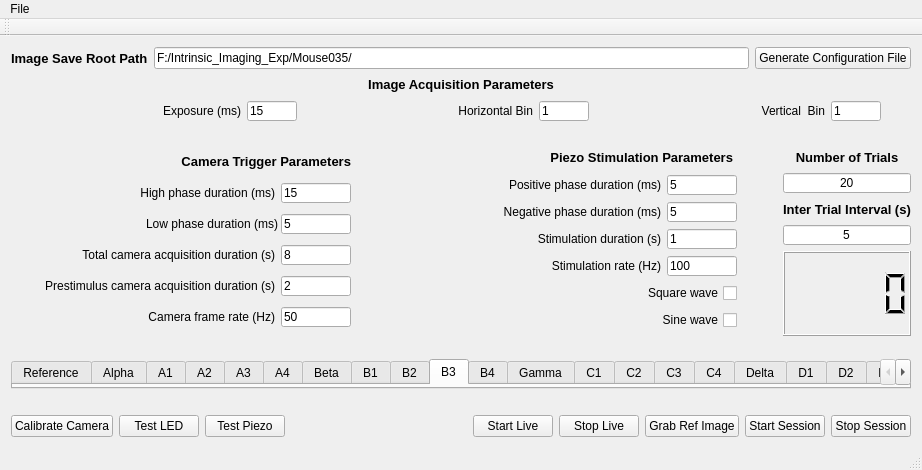
<?xml version="1.0" encoding="UTF-8"?>
<ui version="4.0">
 <class>MainWindow</class>
 <widget class="QMainWindow" name="MainWindow">
  <property name="geometry">
   <rect>
    <x>0</x>
    <y>0</y>
    <width>922</width>
    <height>470</height>
   </rect>
  </property>
  <property name="font">
   <font>
    <family>MS Sans Serif</family>
   </font>
  </property>
  <property name="mouseTracking">
   <bool>false</bool>
  </property>
  <property name="windowTitle">
   <string>IMAGER_v2.0</string>
  </property>
  <property name="autoFillBackground">
   <bool>true</bool>
  </property>
  <widget class="QWidget" name="centralWidget">
   <layout class="QGridLayout" name="gridLayout_5">
    <item row="0" column="0">
     <layout class="QGridLayout" name="gridLayout_2">
      <item row="0" column="0">
       <layout class="QGridLayout" name="gridLayout_4">
        <item row="0" column="0">
         <widget class="QLabel" name="label_savePath">
          <property name="font">
           <font>
            <family>MS UI Gothic</family>
            <pointsize>10</pointsize>
            <weight>75</weight>
            <bold>true</bold>
           </font>
          </property>
          <property name="text">
           <string>Image Save Root Path</string>
          </property>
         </widget>
        </item>
        <item row="0" column="1">
         <widget class="QLineEdit" name="lineEdit_savePath">
          <property name="text">
           <string>F:/Intrinsic_Imaging_Exp/Mouse035/</string>
          </property>
         </widget>
        </item>
        <item row="0" column="2">
         <widget class="QPushButton" name="pushButton_savePath">
          <property name="text">
           <string>Generate Configuration File</string>
          </property>
         </widget>
        </item>
       </layout>
      </item>
      <item row="1" column="0">
       <layout class="QVBoxLayout" name="verticalLayout_4">
        <property name="sizeConstraint">
         <enum>QLayout::SetFixedSize</enum>
        </property>
        <item>
         <widget class="QLabel" name="label_imageParams">
          <property name="sizePolicy">
           <sizepolicy hsizetype="Fixed" vsizetype="Fixed">
            <horstretch>0</horstretch>
            <verstretch>0</verstretch>
           </sizepolicy>
          </property>
          <property name="maximumSize">
           <size>
            <width>1200</width>
            <height>20</height>
           </size>
          </property>
          <property name="font">
           <font>
            <family>MS UI Gothic</family>
            <pointsize>10</pointsize>
            <weight>75</weight>
            <bold>true</bold>
           </font>
          </property>
          <property name="frameShape">
           <enum>QFrame::NoFrame</enum>
          </property>
          <property name="frameShadow">
           <enum>QFrame::Plain</enum>
          </property>
          <property name="text">
           <string>Image Acquisition Parameters</string>
          </property>
          <property name="textFormat">
           <enum>Qt::RichText</enum>
          </property>
          <property name="alignment">
           <set>Qt::AlignCenter</set>
          </property>
         </widget>
        </item>
        <item>
         <layout class="QHBoxLayout" name="horizontalLayout_38">
          <property name="sizeConstraint">
           <enum>QLayout::SetFixedSize</enum>
          </property>
          <item>
           <layout class="QHBoxLayout" name="horizontalLayout_29">
            <property name="sizeConstraint">
             <enum>QLayout::SetFixedSize</enum>
            </property>
            <item>
             <widget class="QLabel" name="label_imageParams_exposure">
              <property name="sizePolicy">
               <sizepolicy hsizetype="Preferred" vsizetype="Fixed">
                <horstretch>0</horstretch>
                <verstretch>0</verstretch>
               </sizepolicy>
              </property>
              <property name="maximumSize">
               <size>
                <width>200</width>
                <height>20</height>
               </size>
              </property>
              <property name="frameShape">
               <enum>QFrame::NoFrame</enum>
              </property>
              <property name="text">
               <string>Exposure (ms)</string>
              </property>
              <property name="alignment">
               <set>Qt::AlignRight|Qt::AlignTrailing|Qt::AlignVCenter</set>
              </property>
             </widget>
            </item>
            <item>
             <widget class="QLineEdit" name="lineEdit_imageParams_exposure">
              <property name="sizePolicy">
               <sizepolicy hsizetype="Preferred" vsizetype="Fixed">
                <horstretch>0</horstretch>
                <verstretch>0</verstretch>
               </sizepolicy>
              </property>
              <property name="maximumSize">
               <size>
                <width>50</width>
                <height>20</height>
               </size>
              </property>
              <property name="text">
               <string>15</string>
              </property>
             </widget>
            </item>
           </layout>
          </item>
          <item>
           <layout class="QHBoxLayout" name="horizontalLayout_31">
            <property name="sizeConstraint">
             <enum>QLayout::SetFixedSize</enum>
            </property>
            <item>
             <widget class="QLabel" name="label_imageParams_xBin">
              <property name="sizePolicy">
               <sizepolicy hsizetype="Preferred" vsizetype="Fixed">
                <horstretch>0</horstretch>
                <verstretch>0</verstretch>
               </sizepolicy>
              </property>
              <property name="maximumSize">
               <size>
                <width>200</width>
                <height>20</height>
               </size>
              </property>
              <property name="frameShape">
               <enum>QFrame::NoFrame</enum>
              </property>
              <property name="text">
               <string>Horizontal Bin</string>
              </property>
              <property name="alignment">
               <set>Qt::AlignRight|Qt::AlignTrailing|Qt::AlignVCenter</set>
              </property>
             </widget>
            </item>
            <item>
             <widget class="QLineEdit" name="lineEdit_imageParameters_xBin">
              <property name="sizePolicy">
               <sizepolicy hsizetype="Preferred" vsizetype="Fixed">
                <horstretch>0</horstretch>
                <verstretch>0</verstretch>
               </sizepolicy>
              </property>
              <property name="maximumSize">
               <size>
                <width>50</width>
                <height>20</height>
               </size>
              </property>
              <property name="text">
               <string>1</string>
              </property>
             </widget>
            </item>
           </layout>
          </item>
          <item>
           <layout class="QHBoxLayout" name="horizontalLayout_33">
            <property name="sizeConstraint">
             <enum>QLayout::SetFixedSize</enum>
            </property>
            <item>
             <widget class="QLabel" name="label_imageParams_yBin">
              <property name="sizePolicy">
               <sizepolicy hsizetype="Preferred" vsizetype="Fixed">
                <horstretch>0</horstretch>
                <verstretch>0</verstretch>
               </sizepolicy>
              </property>
              <property name="maximumSize">
               <size>
                <width>200</width>
                <height>20</height>
               </size>
              </property>
              <property name="frameShape">
               <enum>QFrame::NoFrame</enum>
              </property>
              <property name="text">
               <string>Vertical  Bin</string>
              </property>
              <property name="alignment">
               <set>Qt::AlignRight|Qt::AlignTrailing|Qt::AlignVCenter</set>
              </property>
             </widget>
            </item>
            <item>
             <widget class="QLineEdit" name="lineEdit_imageParameters_yBin">
              <property name="sizePolicy">
               <sizepolicy hsizetype="Fixed" vsizetype="Preferred">
                <horstretch>0</horstretch>
                <verstretch>0</verstretch>
               </sizepolicy>
              </property>
              <property name="maximumSize">
               <size>
                <width>50</width>
                <height>20</height>
               </size>
              </property>
              <property name="text">
               <string>1</string>
              </property>
             </widget>
            </item>
           </layout>
          </item>
         </layout>
        </item>
       </layout>
      </item>
      <item row="2" column="0">
       <spacer name="verticalSpacer_4">
        <property name="orientation">
         <enum>Qt::Vertical</enum>
        </property>
        <property name="sizeType">
         <enum>QSizePolicy::Fixed</enum>
        </property>
        <property name="sizeHint" stdset="0">
         <size>
          <width>20</width>
          <height>20</height>
         </size>
        </property>
       </spacer>
      </item>
      <item row="3" column="0">
       <layout class="QHBoxLayout" name="horizontalLayout_41">
        <item>
         <layout class="QVBoxLayout" name="verticalLayout_3">
          <item>
           <widget class="QLabel" name="label_cameraParams">
            <property name="maximumSize">
             <size>
              <width>470</width>
              <height>20</height>
             </size>
            </property>
            <property name="font">
             <font>
              <family>MS UI Gothic</family>
              <pointsize>10</pointsize>
              <weight>75</weight>
              <bold>true</bold>
             </font>
            </property>
            <property name="frameShape">
             <enum>QFrame::NoFrame</enum>
            </property>
            <property name="text">
             <string>Camera Trigger Parameters</string>
            </property>
            <property name="textFormat">
             <enum>Qt::RichText</enum>
            </property>
            <property name="alignment">
             <set>Qt::AlignRight|Qt::AlignTrailing|Qt::AlignVCenter</set>
            </property>
           </widget>
          </item>
          <item>
           <layout class="QHBoxLayout" name="horizontalLayout_37">
            <property name="sizeConstraint">
             <enum>QLayout::SetFixedSize</enum>
            </property>
            <property name="leftMargin">
             <number>0</number>
            </property>
            <item>
             <widget class="QLabel" name="label_cameraParams_durationHigh">
              <property name="sizePolicy">
               <sizepolicy hsizetype="Preferred" vsizetype="Fixed">
                <horstretch>0</horstretch>
                <verstretch>0</verstretch>
               </sizepolicy>
              </property>
              <property name="maximumSize">
               <size>
                <width>400</width>
                <height>20</height>
               </size>
              </property>
              <property name="frameShape">
               <enum>QFrame::NoFrame</enum>
              </property>
              <property name="text">
               <string>High phase duration (ms)</string>
              </property>
              <property name="alignment">
               <set>Qt::AlignRight|Qt::AlignTrailing|Qt::AlignVCenter</set>
              </property>
             </widget>
            </item>
            <item>
             <widget class="QLineEdit" name="lineEdit_cameraParams_durationHigh">
              <property name="sizePolicy">
               <sizepolicy hsizetype="Expanding" vsizetype="Fixed">
                <horstretch>0</horstretch>
                <verstretch>0</verstretch>
               </sizepolicy>
              </property>
              <property name="maximumSize">
               <size>
                <width>70</width>
                <height>20</height>
               </size>
              </property>
              <property name="text">
               <string>15</string>
              </property>
             </widget>
            </item>
           </layout>
          </item>
          <item>
           <layout class="QHBoxLayout" name="horizontalLayout_35">
            <property name="spacing">
             <number>3</number>
            </property>
            <property name="sizeConstraint">
             <enum>QLayout::SetFixedSize</enum>
            </property>
            <property name="leftMargin">
             <number>0</number>
            </property>
            <property name="topMargin">
             <number>0</number>
            </property>
            <item>
             <widget class="QLabel" name="label_cameraParams_durationLow">
              <property name="maximumSize">
               <size>
                <width>400</width>
                <height>20</height>
               </size>
              </property>
              <property name="frameShape">
               <enum>QFrame::NoFrame</enum>
              </property>
              <property name="text">
               <string>Low phase duration (ms)</string>
              </property>
              <property name="alignment">
               <set>Qt::AlignRight|Qt::AlignTrailing|Qt::AlignVCenter</set>
              </property>
             </widget>
            </item>
            <item>
             <widget class="QLineEdit" name="lineEdit_cameraParams_durationLow">
              <property name="maximumSize">
               <size>
                <width>70</width>
                <height>20</height>
               </size>
              </property>
              <property name="text">
               <string>5</string>
              </property>
             </widget>
            </item>
           </layout>
          </item>
          <item>
           <layout class="QHBoxLayout" name="horizontalLayout_34">
            <property name="sizeConstraint">
             <enum>QLayout::SetFixedSize</enum>
            </property>
            <property name="leftMargin">
             <number>0</number>
            </property>
            <property name="topMargin">
             <number>0</number>
            </property>
            <item>
             <widget class="QLabel" name="label_cameraParams_PreStimDuration">
              <property name="maximumSize">
               <size>
                <width>400</width>
                <height>20</height>
               </size>
              </property>
              <property name="frameShape">
               <enum>QFrame::NoFrame</enum>
              </property>
              <property name="text">
               <string>Total camera acquisition duration (s)</string>
              </property>
              <property name="alignment">
               <set>Qt::AlignRight|Qt::AlignTrailing|Qt::AlignVCenter</set>
              </property>
             </widget>
            </item>
            <item>
             <widget class="QLineEdit" name="lineEdit_cameraParams_PreStimDuration">
              <property name="maximumSize">
               <size>
                <width>70</width>
                <height>20</height>
               </size>
              </property>
              <property name="text">
               <string>8</string>
              </property>
             </widget>
            </item>
           </layout>
          </item>
          <item>
           <layout class="QHBoxLayout" name="horizontalLayout_36">
            <property name="sizeConstraint">
             <enum>QLayout::SetFixedSize</enum>
            </property>
            <property name="leftMargin">
             <number>0</number>
            </property>
            <item>
             <widget class="QLabel" name="label_cameraParams_StimPostStimDuration">
              <property name="maximumSize">
               <size>
                <width>400</width>
                <height>20</height>
               </size>
              </property>
              <property name="frameShape">
               <enum>QFrame::NoFrame</enum>
              </property>
              <property name="text">
               <string>Prestimulus camera acquisition duration (s)</string>
              </property>
              <property name="alignment">
               <set>Qt::AlignRight|Qt::AlignTrailing|Qt::AlignVCenter</set>
              </property>
             </widget>
            </item>
            <item>
             <widget class="QLineEdit" name="lineEdit_cameraParams_StimPostStimDuration">
              <property name="maximumSize">
               <size>
                <width>70</width>
                <height>20</height>
               </size>
              </property>
              <property name="text">
               <string>2</string>
              </property>
             </widget>
            </item>
           </layout>
          </item>
          <item>
           <layout class="QHBoxLayout" name="horizontalLayout_40">
            <property name="sizeConstraint">
             <enum>QLayout::SetFixedSize</enum>
            </property>
            <property name="leftMargin">
             <number>0</number>
            </property>
            <item>
             <widget class="QLabel" name="label_cameraParams_FrameRate">
              <property name="maximumSize">
               <size>
                <width>400</width>
                <height>20</height>
               </size>
              </property>
              <property name="frameShape">
               <enum>QFrame::NoFrame</enum>
              </property>
              <property name="text">
               <string>Camera frame rate (Hz)</string>
              </property>
              <property name="alignment">
               <set>Qt::AlignRight|Qt::AlignTrailing|Qt::AlignVCenter</set>
              </property>
             </widget>
            </item>
            <item>
             <widget class="QLineEdit" name="lineEdit_cameraParams_FrameRate">
              <property name="maximumSize">
               <size>
                <width>70</width>
                <height>20</height>
               </size>
              </property>
              <property name="text">
               <string>50</string>
              </property>
             </widget>
            </item>
           </layout>
          </item>
         </layout>
        </item>
        <item>
         <spacer name="horizontalSpacer">
          <property name="orientation">
           <enum>Qt::Horizontal</enum>
          </property>
          <property name="sizeType">
           <enum>QSizePolicy::Fixed</enum>
          </property>
          <property name="sizeHint" stdset="0">
           <size>
            <width>40</width>
            <height>20</height>
           </size>
          </property>
         </spacer>
        </item>
        <item>
         <layout class="QVBoxLayout" name="verticalLayout_2">
          <item>
           <widget class="QLabel" name="label_stimulationParams">
            <property name="maximumSize">
             <size>
              <width>470</width>
              <height>20</height>
             </size>
            </property>
            <property name="font">
             <font>
              <family>MS UI Gothic</family>
              <pointsize>10</pointsize>
              <weight>75</weight>
              <bold>true</bold>
             </font>
            </property>
            <property name="layoutDirection">
             <enum>Qt::LeftToRight</enum>
            </property>
            <property name="frameShape">
             <enum>QFrame::NoFrame</enum>
            </property>
            <property name="frameShadow">
             <enum>QFrame::Plain</enum>
            </property>
            <property name="text">
             <string>Piezo Stimulation Parameters</string>
            </property>
            <property name="textFormat">
             <enum>Qt::RichText</enum>
            </property>
            <property name="alignment">
             <set>Qt::AlignRight|Qt::AlignTrailing|Qt::AlignVCenter</set>
            </property>
            <property name="margin">
             <number>-1</number>
            </property>
            <property name="indent">
             <number>4</number>
            </property>
           </widget>
          </item>
          <item>
           <layout class="QHBoxLayout" name="horizontalLayout_32">
            <property name="sizeConstraint">
             <enum>QLayout::SetFixedSize</enum>
            </property>
            <property name="leftMargin">
             <number>0</number>
            </property>
            <item>
             <widget class="QLabel" name="label_stimulationParams_durationHigh">
              <property name="sizePolicy">
               <sizepolicy hsizetype="Preferred" vsizetype="Fixed">
                <horstretch>0</horstretch>
                <verstretch>0</verstretch>
               </sizepolicy>
              </property>
              <property name="maximumSize">
               <size>
                <width>300</width>
                <height>20</height>
               </size>
              </property>
              <property name="frameShape">
               <enum>QFrame::NoFrame</enum>
              </property>
              <property name="text">
               <string>Positive phase duration (ms)</string>
              </property>
              <property name="alignment">
               <set>Qt::AlignRight|Qt::AlignTrailing|Qt::AlignVCenter</set>
              </property>
             </widget>
            </item>
            <item>
             <widget class="QLineEdit" name="lineEdit_stimulationParams_durationHigh">
              <property name="maximumSize">
               <size>
                <width>70</width>
                <height>20</height>
               </size>
              </property>
              <property name="text">
               <string>5</string>
              </property>
             </widget>
            </item>
           </layout>
          </item>
          <item>
           <layout class="QHBoxLayout" name="horizontalLayout_30">
            <property name="sizeConstraint">
             <enum>QLayout::SetFixedSize</enum>
            </property>
            <item>
             <widget class="QLabel" name="label_stimulationParams_durationLow">
              <property name="sizePolicy">
               <sizepolicy hsizetype="Preferred" vsizetype="Fixed">
                <horstretch>0</horstretch>
                <verstretch>0</verstretch>
               </sizepolicy>
              </property>
              <property name="maximumSize">
               <size>
                <width>300</width>
                <height>20</height>
               </size>
              </property>
              <property name="frameShape">
               <enum>QFrame::NoFrame</enum>
              </property>
              <property name="text">
               <string>Negative phase duration (ms)</string>
              </property>
              <property name="alignment">
               <set>Qt::AlignRight|Qt::AlignTrailing|Qt::AlignVCenter</set>
              </property>
             </widget>
            </item>
            <item>
             <widget class="QLineEdit" name="lineEdit_stimulationParams_durationLow">
              <property name="maximumSize">
               <size>
                <width>70</width>
                <height>20</height>
               </size>
              </property>
              <property name="text">
               <string>5</string>
              </property>
             </widget>
            </item>
           </layout>
          </item>
          <item>
           <layout class="QHBoxLayout" name="horizontalLayout_27">
            <item>
             <widget class="QLabel" name="label_stimulationParams_StimDuration">
              <property name="sizePolicy">
               <sizepolicy hsizetype="Preferred" vsizetype="Fixed">
                <horstretch>0</horstretch>
                <verstretch>0</verstretch>
               </sizepolicy>
              </property>
              <property name="maximumSize">
               <size>
                <width>300</width>
                <height>20</height>
               </size>
              </property>
              <property name="frameShape">
               <enum>QFrame::NoFrame</enum>
              </property>
              <property name="text">
               <string>Stimulation duration (s)</string>
              </property>
              <property name="alignment">
               <set>Qt::AlignRight|Qt::AlignTrailing|Qt::AlignVCenter</set>
              </property>
             </widget>
            </item>
            <item>
             <widget class="QLineEdit" name="lineEdit_stimulationParams_StimDuration">
              <property name="maximumSize">
               <size>
                <width>70</width>
                <height>20</height>
               </size>
              </property>
              <property name="text">
               <string>1</string>
              </property>
             </widget>
            </item>
           </layout>
          </item>
          <item>
           <layout class="QHBoxLayout" name="horizontalLayout_28">
            <item>
             <widget class="QLabel" name="label_stimulationParams_StimRate">
              <property name="sizePolicy">
               <sizepolicy hsizetype="Preferred" vsizetype="Fixed">
                <horstretch>0</horstretch>
                <verstretch>0</verstretch>
               </sizepolicy>
              </property>
              <property name="maximumSize">
               <size>
                <width>300</width>
                <height>20</height>
               </size>
              </property>
              <property name="frameShape">
               <enum>QFrame::NoFrame</enum>
              </property>
              <property name="text">
               <string>Stimulation rate (Hz)</string>
              </property>
              <property name="alignment">
               <set>Qt::AlignRight|Qt::AlignTrailing|Qt::AlignVCenter</set>
              </property>
             </widget>
            </item>
            <item>
             <widget class="QLineEdit" name="lineEdit_stimulationParams_StimRate">
              <property name="maximumSize">
               <size>
                <width>70</width>
                <height>20</height>
               </size>
              </property>
              <property name="text">
               <string>100</string>
              </property>
             </widget>
            </item>
           </layout>
          </item>
          <item>
           <widget class="QCheckBox" name="checkBox_square">
            <property name="layoutDirection">
             <enum>Qt::RightToLeft</enum>
            </property>
            <property name="text">
             <string>Square wave</string>
            </property>
           </widget>
          </item>
          <item>
           <widget class="QCheckBox" name="checkBox_sine">
            <property name="layoutDirection">
             <enum>Qt::RightToLeft</enum>
            </property>
            <property name="text">
             <string>Sine wave</string>
            </property>
            <property name="checked">
             <bool>false</bool>
            </property>
           </widget>
          </item>
         </layout>
        </item>
        <item>
         <spacer name="horizontalSpacer_2">
          <property name="orientation">
           <enum>Qt::Horizontal</enum>
          </property>
          <property name="sizeType">
           <enum>QSizePolicy::Fixed</enum>
          </property>
          <property name="sizeHint" stdset="0">
           <size>
            <width>40</width>
            <height>20</height>
           </size>
          </property>
         </spacer>
        </item>
        <item>
         <layout class="QVBoxLayout" name="verticalLayout">
          <item>
           <layout class="QGridLayout" name="gridLayout">
            <item row="0" column="0">
             <widget class="QLabel" name="label_numberTrials">
              <property name="maximumSize">
               <size>
                <width>200</width>
                <height>20</height>
               </size>
              </property>
              <property name="font">
               <font>
                <family>MS UI Gothic</family>
                <pointsize>10</pointsize>
                <weight>75</weight>
                <bold>true</bold>
               </font>
              </property>
              <property name="frameShape">
               <enum>QFrame::NoFrame</enum>
              </property>
              <property name="text">
               <string>Number of Trials</string>
              </property>
              <property name="alignment">
               <set>Qt::AlignCenter</set>
              </property>
             </widget>
            </item>
            <item row="1" column="0">
             <widget class="QLineEdit" name="lineEdit_numberTrials">
              <property name="sizePolicy">
               <sizepolicy hsizetype="Fixed" vsizetype="Fixed">
                <horstretch>0</horstretch>
                <verstretch>0</verstretch>
               </sizepolicy>
              </property>
              <property name="maximumSize">
               <size>
                <width>200</width>
                <height>20</height>
               </size>
              </property>
              <property name="layoutDirection">
               <enum>Qt::LeftToRight</enum>
              </property>
              <property name="text">
               <string>20</string>
              </property>
              <property name="alignment">
               <set>Qt::AlignCenter</set>
              </property>
             </widget>
            </item>
           </layout>
          </item>
          <item>
           <layout class="QGridLayout" name="gridLayout_3">
            <item row="1" column="0">
             <widget class="QLineEdit" name="lineEdit_interTrialInterval">
              <property name="sizePolicy">
               <sizepolicy hsizetype="Fixed" vsizetype="Fixed">
                <horstretch>0</horstretch>
                <verstretch>0</verstretch>
               </sizepolicy>
              </property>
              <property name="maximumSize">
               <size>
                <width>200</width>
                <height>20</height>
               </size>
              </property>
              <property name="layoutDirection">
               <enum>Qt::LeftToRight</enum>
              </property>
              <property name="text">
               <string>5</string>
              </property>
              <property name="alignment">
               <set>Qt::AlignCenter</set>
              </property>
             </widget>
            </item>
            <item row="0" column="0">
             <widget class="QLabel" name="label_interTrialInterval">
              <property name="maximumSize">
               <size>
                <width>200</width>
                <height>20</height>
               </size>
              </property>
              <property name="font">
               <font>
                <family>MS UI Gothic</family>
                <pointsize>10</pointsize>
                <weight>75</weight>
                <bold>true</bold>
               </font>
              </property>
              <property name="frameShape">
               <enum>QFrame::NoFrame</enum>
              </property>
              <property name="text">
               <string>Inter Trial Interval (s)</string>
              </property>
              <property name="alignment">
               <set>Qt::AlignCenter</set>
              </property>
             </widget>
            </item>
           </layout>
          </item>
          <item>
           <widget class="QLCDNumber" name="lcdNumber_forTrials"/>
          </item>
         </layout>
        </item>
       </layout>
      </item>
      <item row="4" column="0">
       <spacer name="verticalSpacer">
        <property name="orientation">
         <enum>Qt::Vertical</enum>
        </property>
        <property name="sizeType">
         <enum>QSizePolicy::Fixed</enum>
        </property>
        <property name="sizeHint" stdset="0">
         <size>
          <width>20</width>
          <height>17</height>
         </size>
        </property>
       </spacer>
      </item>
      <item row="5" column="0">
       <widget class="QTabWidget" name="tab_widget">
        <property name="enabled">
         <bool>true</bool>
        </property>
        <property name="sizePolicy">
         <sizepolicy hsizetype="Preferred" vsizetype="Preferred">
          <horstretch>0</horstretch>
          <verstretch>0</verstretch>
         </sizepolicy>
        </property>
        <property name="maximumSize">
         <size>
          <width>8000</width>
          <height>30</height>
         </size>
        </property>
        <property name="currentIndex">
         <number>9</number>
        </property>
        <property name="iconSize">
         <size>
          <width>14</width>
          <height>14</height>
         </size>
        </property>
        <widget class="QWidget" name="tab_reference">
         <property name="maximumSize">
          <size>
           <width>150</width>
           <height>20</height>
          </size>
         </property>
         <attribute name="title">
          <string>Reference</string>
         </attribute>
         <layout class="QHBoxLayout" name="horizontalLayout_39"/>
        </widget>
        <widget class="QWidget" name="tab_Alpha">
         <property name="maximumSize">
          <size>
           <width>70</width>
           <height>20</height>
          </size>
         </property>
         <attribute name="title">
          <string>Alpha</string>
         </attribute>
         <layout class="QHBoxLayout" name="horizontalLayout_3"/>
        </widget>
        <widget class="QWidget" name="tab_A1">
         <property name="maximumSize">
          <size>
           <width>70</width>
           <height>20</height>
          </size>
         </property>
         <attribute name="title">
          <string>A1</string>
         </attribute>
         <layout class="QHBoxLayout" name="horizontalLayout_4"/>
        </widget>
        <widget class="QWidget" name="tab_A2">
         <property name="maximumSize">
          <size>
           <width>70</width>
           <height>20</height>
          </size>
         </property>
         <attribute name="title">
          <string>A2</string>
         </attribute>
         <layout class="QHBoxLayout" name="horizontalLayout_5"/>
        </widget>
        <widget class="QWidget" name="tab_A3">
         <property name="maximumSize">
          <size>
           <width>70</width>
           <height>20</height>
          </size>
         </property>
         <attribute name="title">
          <string>A3</string>
         </attribute>
         <layout class="QHBoxLayout" name="horizontalLayout_6"/>
        </widget>
        <widget class="QWidget" name="tab_A4">
         <property name="maximumSize">
          <size>
           <width>70</width>
           <height>20</height>
          </size>
         </property>
         <attribute name="title">
          <string>A4</string>
         </attribute>
         <layout class="QHBoxLayout" name="horizontalLayout_7"/>
        </widget>
        <widget class="QWidget" name="tab_Beta">
         <property name="maximumSize">
          <size>
           <width>100</width>
           <height>20</height>
          </size>
         </property>
         <attribute name="title">
          <string>Beta</string>
         </attribute>
         <layout class="QHBoxLayout" name="horizontalLayout_8"/>
        </widget>
        <widget class="QWidget" name="tab_B1">
         <property name="maximumSize">
          <size>
           <width>70</width>
           <height>20</height>
          </size>
         </property>
         <attribute name="title">
          <string>B1</string>
         </attribute>
         <layout class="QHBoxLayout" name="horizontalLayout_9"/>
        </widget>
        <widget class="QWidget" name="tab_B2">
         <property name="maximumSize">
          <size>
           <width>70</width>
           <height>20</height>
          </size>
         </property>
         <attribute name="title">
          <string>B2</string>
         </attribute>
         <layout class="QHBoxLayout" name="horizontalLayout_10"/>
        </widget>
        <widget class="QWidget" name="tab_B3">
         <property name="maximumSize">
          <size>
           <width>70</width>
           <height>20</height>
          </size>
         </property>
         <attribute name="title">
          <string>B3</string>
         </attribute>
         <layout class="QHBoxLayout" name="horizontalLayout_11"/>
        </widget>
        <widget class="QWidget" name="tab_B4">
         <property name="maximumSize">
          <size>
           <width>70</width>
           <height>20</height>
          </size>
         </property>
         <attribute name="title">
          <string>B4</string>
         </attribute>
         <layout class="QHBoxLayout" name="horizontalLayout_12"/>
        </widget>
        <widget class="QWidget" name="tab_Gamma">
         <property name="maximumSize">
          <size>
           <width>100</width>
           <height>20</height>
          </size>
         </property>
         <attribute name="title">
          <string>Gamma</string>
         </attribute>
         <layout class="QHBoxLayout" name="horizontalLayout_13"/>
        </widget>
        <widget class="QWidget" name="tab_C1">
         <property name="maximumSize">
          <size>
           <width>70</width>
           <height>20</height>
          </size>
         </property>
         <attribute name="title">
          <string>C1</string>
         </attribute>
         <layout class="QHBoxLayout" name="horizontalLayout_14"/>
        </widget>
        <widget class="QWidget" name="tab_C2">
         <property name="maximumSize">
          <size>
           <width>70</width>
           <height>20</height>
          </size>
         </property>
         <attribute name="title">
          <string>C2</string>
         </attribute>
         <layout class="QHBoxLayout" name="horizontalLayout_15"/>
        </widget>
        <widget class="QWidget" name="tab_C3">
         <property name="maximumSize">
          <size>
           <width>70</width>
           <height>20</height>
          </size>
         </property>
         <attribute name="title">
          <string>C3</string>
         </attribute>
         <layout class="QHBoxLayout" name="horizontalLayout_16"/>
        </widget>
        <widget class="QWidget" name="tab_C4">
         <property name="maximumSize">
          <size>
           <width>70</width>
           <height>20</height>
          </size>
         </property>
         <attribute name="title">
          <string>C4</string>
         </attribute>
         <layout class="QHBoxLayout" name="horizontalLayout_17"/>
        </widget>
        <widget class="QWidget" name="tab_Delta">
         <property name="maximumSize">
          <size>
           <width>100</width>
           <height>20</height>
          </size>
         </property>
         <attribute name="title">
          <string>Delta</string>
         </attribute>
         <layout class="QHBoxLayout" name="horizontalLayout_18"/>
        </widget>
        <widget class="QWidget" name="tab_D1">
         <property name="maximumSize">
          <size>
           <width>70</width>
           <height>20</height>
          </size>
         </property>
         <attribute name="title">
          <string>D1</string>
         </attribute>
         <layout class="QHBoxLayout" name="horizontalLayout_19"/>
        </widget>
        <widget class="QWidget" name="tab_D2">
         <property name="maximumSize">
          <size>
           <width>70</width>
           <height>20</height>
          </size>
         </property>
         <attribute name="title">
          <string>D2</string>
         </attribute>
         <layout class="QHBoxLayout" name="horizontalLayout_20"/>
        </widget>
        <widget class="QWidget" name="tab_D3">
         <property name="maximumSize">
          <size>
           <width>70</width>
           <height>20</height>
          </size>
         </property>
         <attribute name="title">
          <string>D3</string>
         </attribute>
         <layout class="QHBoxLayout" name="horizontalLayout_21"/>
        </widget>
        <widget class="QWidget" name="tab_D4">
         <property name="maximumSize">
          <size>
           <width>70</width>
           <height>20</height>
          </size>
         </property>
         <attribute name="title">
          <string>D4</string>
         </attribute>
         <layout class="QHBoxLayout" name="horizontalLayout_22"/>
        </widget>
        <widget class="QWidget" name="tab_E1">
         <property name="maximumSize">
          <size>
           <width>70</width>
           <height>20</height>
          </size>
         </property>
         <attribute name="title">
          <string>E1</string>
         </attribute>
         <layout class="QHBoxLayout" name="horizontalLayout_23"/>
        </widget>
        <widget class="QWidget" name="tab_E2">
         <property name="maximumSize">
          <size>
           <width>70</width>
           <height>20</height>
          </size>
         </property>
         <attribute name="title">
          <string>E2</string>
         </attribute>
         <layout class="QHBoxLayout" name="horizontalLayout_24"/>
        </widget>
        <widget class="QWidget" name="tab_E3">
         <property name="maximumSize">
          <size>
           <width>70</width>
           <height>20</height>
          </size>
         </property>
         <attribute name="title">
          <string>E3</string>
         </attribute>
         <layout class="QHBoxLayout" name="horizontalLayout_25"/>
        </widget>
        <widget class="QWidget" name="tab_E4">
         <property name="maximumSize">
          <size>
           <width>70</width>
           <height>20</height>
          </size>
         </property>
         <attribute name="title">
          <string>E4</string>
         </attribute>
         <layout class="QHBoxLayout" name="horizontalLayout_26"/>
        </widget>
       </widget>
      </item>
      <item row="6" column="0">
       <spacer name="verticalSpacer_2">
        <property name="orientation">
         <enum>Qt::Vertical</enum>
        </property>
        <property name="sizeType">
         <enum>QSizePolicy::Fixed</enum>
        </property>
        <property name="sizeHint" stdset="0">
         <size>
          <width>20</width>
          <height>20</height>
         </size>
        </property>
       </spacer>
      </item>
      <item row="7" column="0">
       <layout class="QHBoxLayout" name="horizontalLayout_2">
        <item>
         <layout class="QHBoxLayout" name="horizontalLayout">
          <property name="sizeConstraint">
           <enum>QLayout::SetFixedSize</enum>
          </property>
          <item>
           <widget class="QPushButton" name="Calibrate_camera">
            <property name="text">
             <string>Calibrate Camera</string>
            </property>
           </widget>
          </item>
          <item>
           <widget class="QPushButton" name="Test_LED">
            <property name="text">
             <string>Test LED</string>
            </property>
            <property name="checkable">
             <bool>true</bool>
            </property>
           </widget>
          </item>
          <item>
           <widget class="QPushButton" name="test_piezo">
            <property name="text">
             <string>Test Piezo</string>
            </property>
           </widget>
          </item>
          <item>
           <spacer name="horizontalSpacer_3">
            <property name="orientation">
             <enum>Qt::Horizontal</enum>
            </property>
            <property name="sizeHint" stdset="0">
             <size>
              <width>40</width>
              <height>20</height>
             </size>
            </property>
           </spacer>
          </item>
          <item>
           <widget class="QPushButton" name="Start_Live">
            <property name="text">
             <string>Start Live</string>
            </property>
           </widget>
          </item>
          <item>
           <widget class="QPushButton" name="Stop_Live">
            <property name="text">
             <string>Stop Live</string>
            </property>
           </widget>
          </item>
          <item>
           <widget class="QPushButton" name="Grab_Single">
            <property name="text">
             <string>Grab Ref Image</string>
            </property>
           </widget>
          </item>
          <item>
           <widget class="QPushButton" name="Grab_Sequence">
            <property name="text">
             <string>Start Session</string>
            </property>
           </widget>
          </item>
          <item>
           <widget class="QPushButton" name="Stop_Trials">
            <property name="text">
             <string>Stop Session</string>
            </property>
           </widget>
          </item>
         </layout>
        </item>
       </layout>
      </item>
     </layout>
    </item>
   </layout>
   <zorder></zorder>
  </widget>
  <widget class="QMenuBar" name="menuBar">
   <property name="geometry">
    <rect>
     <x>0</x>
     <y>0</y>
     <width>922</width>
     <height>21</height>
    </rect>
   </property>
   <widget class="QMenu" name="menuFile">
    <property name="title">
     <string>File</string>
    </property>
    <widget class="QMenu" name="menuLoad">
     <property name="title">
      <string>Load</string>
     </property>
     <addaction name="Load_Configuration"/>
    </widget>
    <addaction name="menuLoad"/>
   </widget>
   <addaction name="menuFile"/>
  </widget>
  <widget class="QToolBar" name="mainToolBar">
   <attribute name="toolBarArea">
    <enum>TopToolBarArea</enum>
   </attribute>
   <attribute name="toolBarBreak">
    <bool>false</bool>
   </attribute>
  </widget>
  <widget class="QStatusBar" name="statusBar"/>
  <action name="Load_Configuration">
   <property name="text">
    <string>Configuration</string>
   </property>
  </action>
  <action name="Load_Parameters">
   <property name="text">
    <string>Parameters</string>
   </property>
  </action>
 </widget>
 <layoutdefault spacing="6" margin="11"/>
 <resources/>
 <connections/>
</ui>
